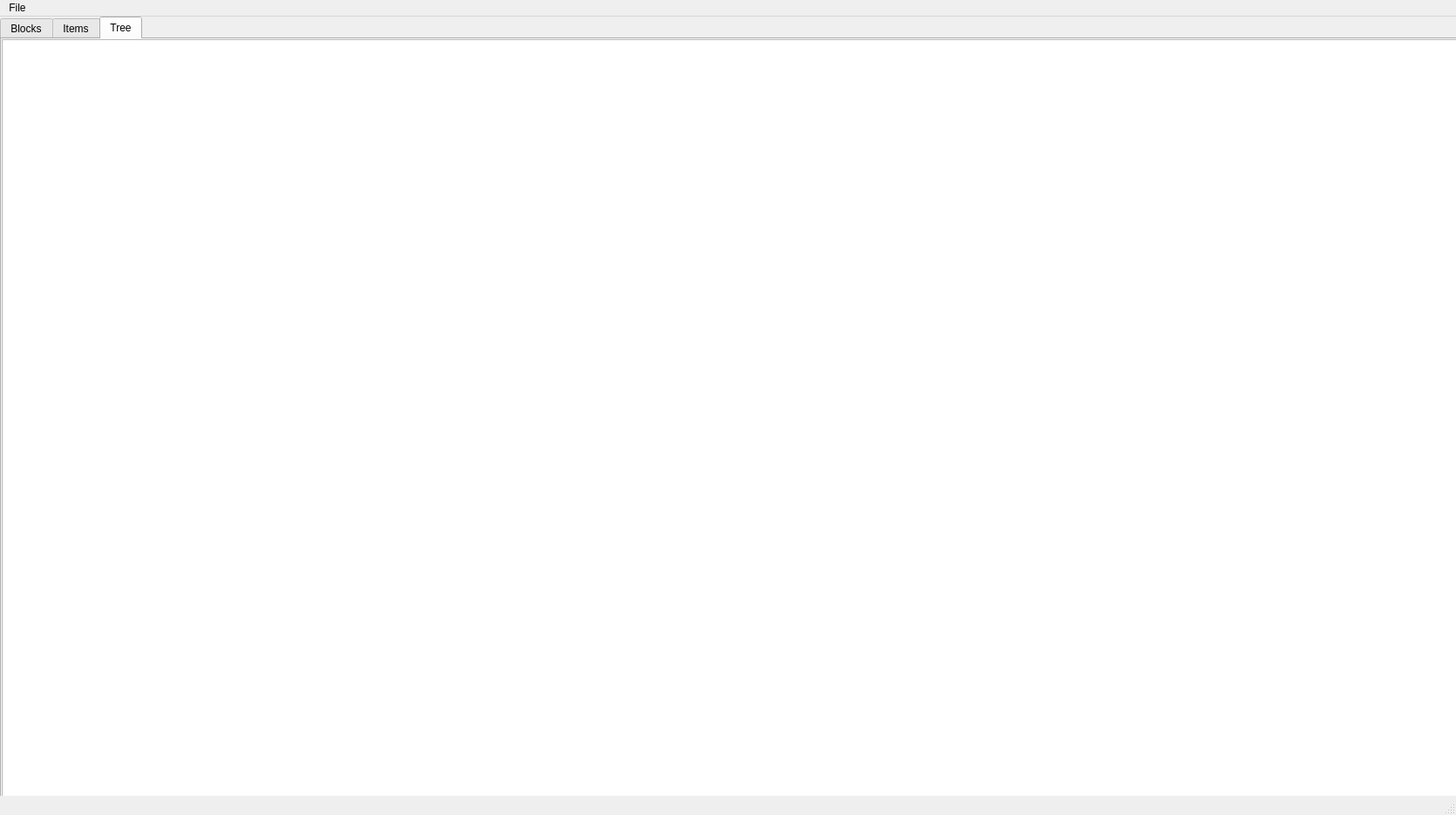
<?xml version="1.0" encoding="UTF-8"?>
<ui version="4.0">
 <class>MainWindow</class>
 <widget class="QMainWindow" name="MainWindow">
  <property name="geometry">
   <rect>
    <x>0</x>
    <y>0</y>
    <width>1670</width>
    <height>935</height>
   </rect>
  </property>
  <property name="windowTitle">
   <string>MainWindow</string>
  </property>
  <widget class="QWidget" name="centralwidget">
   <widget class="QTabWidget" name="tabWidget">
    <property name="geometry">
     <rect>
      <x>0</x>
      <y>0</y>
      <width>1681</width>
      <height>901</height>
     </rect>
    </property>
    <property name="currentIndex">
     <number>2</number>
    </property>
    <widget class="QWidget" name="tab">
     <attribute name="title">
      <string>Blocks</string>
     </attribute>
     <widget class="QTableView" name="tableView">
      <property name="geometry">
       <rect>
        <x>0</x>
        <y>0</y>
        <width>1671</width>
        <height>881</height>
       </rect>
      </property>
     </widget>
    </widget>
    <widget class="QWidget" name="tab_2">
     <attribute name="title">
      <string>Items</string>
     </attribute>
     <widget class="QTableView" name="tableView_2">
      <property name="geometry">
       <rect>
        <x>0</x>
        <y>0</y>
        <width>1671</width>
        <height>881</height>
       </rect>
      </property>
     </widget>
    </widget>
    <widget class="QWidget" name="tab_3">
     <attribute name="title">
      <string>Tree</string>
     </attribute>
     <widget class="QTreeView" name="treeView">
      <property name="geometry">
       <rect>
        <x>0</x>
        <y>0</y>
        <width>1671</width>
        <height>871</height>
       </rect>
      </property>
     </widget>
    </widget>
   </widget>
  </widget>
  <widget class="QMenuBar" name="menubar">
   <property name="geometry">
    <rect>
     <x>0</x>
     <y>0</y>
     <width>1670</width>
     <height>23</height>
    </rect>
   </property>
   <widget class="QMenu" name="menuFile">
    <property name="title">
     <string>File</string>
    </property>
    <addaction name="actionOpen"/>
    <addaction name="actionSave"/>
   </widget>
   <addaction name="menuFile"/>
  </widget>
  <widget class="QStatusBar" name="statusbar"/>
  <action name="actionOpen">
   <property name="text">
    <string>Open...</string>
   </property>
  </action>
  <action name="actionSave">
   <property name="text">
    <string>Save</string>
   </property>
  </action>
 </widget>
 <resources/>
 <connections/>
</ui>
